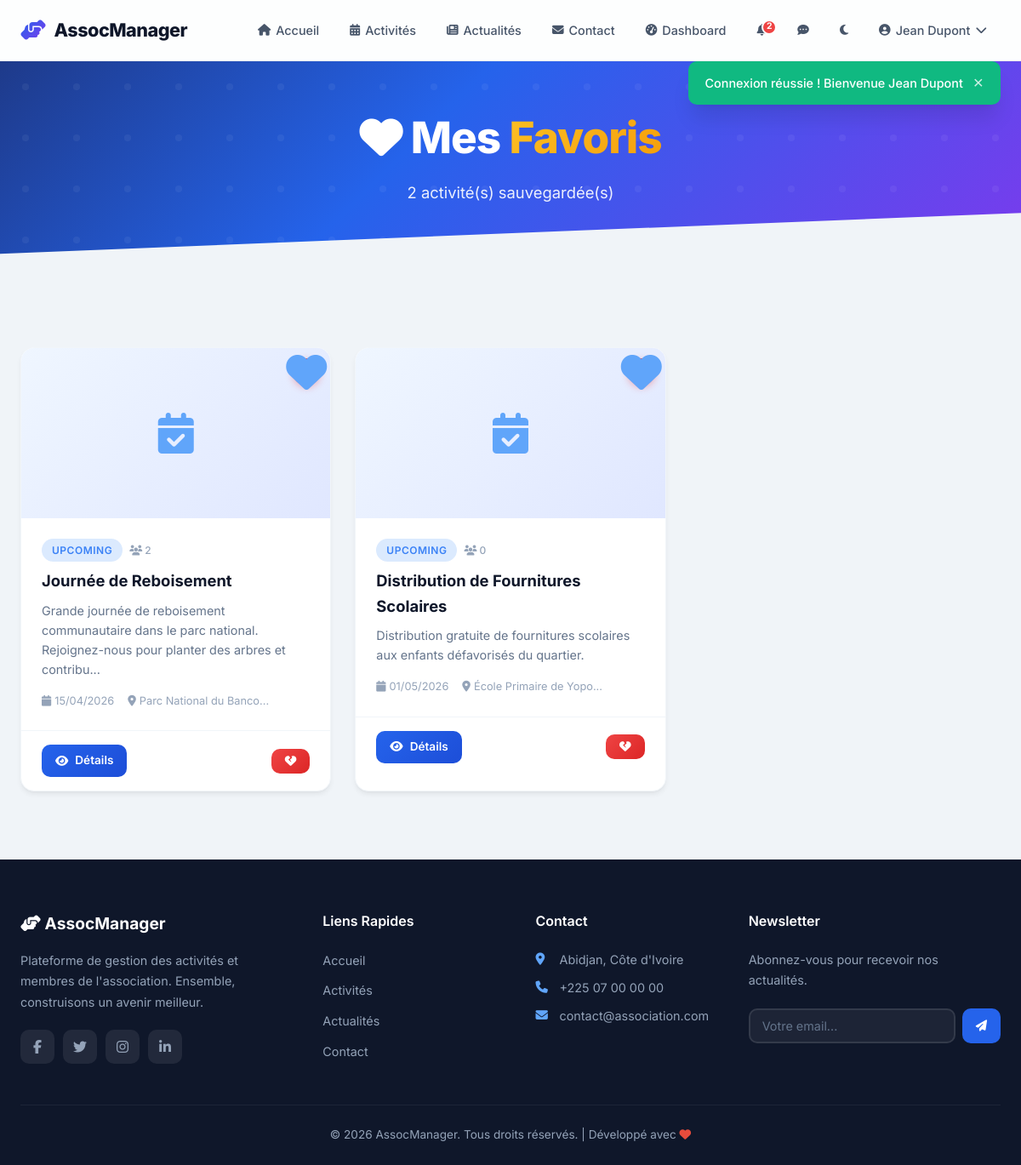
The app's page /user/favorites.php (signed in) with its own data.
### tables this page shows
CREATE TABLE IF NOT EXISTS users (
    id INT AUTO_INCREMENT PRIMARY KEY,
    username VARCHAR(50) NOT NULL UNIQUE,
    email VARCHAR(100) NOT NULL UNIQUE,
    password VARCHAR(255) NOT NULL,
    full_name VARCHAR(100) NOT NULL,
    phone VARCHAR(20) DEFAULT NULL,
    bio TEXT DEFAULT NULL,
    avatar VARCHAR(255) DEFAULT 'default.png',
    role ENUM('admin', 'user') DEFAULT 'user',
    is_active TINYINT(1) DEFAULT 1,
    created_at DATETIME DEFAULT CURRENT_TIMESTAMP,
    updated_at DATETIME DEFAULT CURRENT_TIMESTAMP ON UPDATE CURRENT_TIMESTAMP
);

CREATE TABLE IF NOT EXISTS activities (
    id INT AUTO_INCREMENT PRIMARY KEY,
    title VARCHAR(200) NOT NULL,
    description TEXT NOT NULL,
    image VARCHAR(255) DEFAULT NULL,
    activity_date DATE NOT NULL,
    location VARCHAR(200) DEFAULT NULL,
    status ENUM('upcoming', 'ongoing', 'completed') DEFAULT 'upcoming',
    publication_status ENUM('draft', 'published') DEFAULT 'published',
    registration_status ENUM('open', 'closed') DEFAULT 'open',
    max_participants INT DEFAULT NULL,
    created_by INT NOT NULL,
    created_at DATETIME DEFAULT CURRENT_TIMESTAMP,
    updated_at DATETIME DEFAULT CURRENT_TIMESTAMP ON UPDATE CURRENT_TIMESTAMP,
    FOREIGN KEY (created_by) REFERENCES users(id) ON DELETE CASCADE
);

### user/favorites.php (the view, shortened to what this page needs)
<?php
require_once __DIR__ . '/../config/database.php';
require_once __DIR__ . '/../includes/auth.php';
$userId = $_SESSION['user_id'];
$perPage = 9;
$page = max(1, (int)($_GET['page'] ?? 1));
$totalStmt = $pdo->prepare("SELECT COUNT(*) as c FROM favorites WHERE user_id = ?");
$totalStmt->execute([$userId]);
$total = $totalStmt->fetch()['c'];
$offset = ($page - 1) * $perPage;
$stmt = $pdo->prepare("
    SELECT a.*, f.created_at as fav_date,
    (SELECT COUNT(*) FROM participations WHERE activity_id = a.id AND status = 'accepted') as participant_count
    FROM favorites f
    JOIN activities a ON f.activity_id = a.id
    WHERE f.user_id = ?
    ORDER BY f.created_at DESC
    LIMIT $perPage OFFSET $offset
");
$stmt->execute([$userId]);
$favorites = $stmt->fetchAll();
require_once __DIR__ . '/../includes/header.php';
?>
<section class="hero" style="padding:60px 24px 50px;">
    <div class="hero-content">
        <h1><i class="fas fa-heart"></i> Mes <span>Favoris</span></h1>
        <p><?php echo $total; ?> activité(s) sauvegardée(s)</p>
    </div>
</section>
<section class="section">
    <div class="container">
        <?php if (count($favorites) > 0): ?>
        <div class="grid-3">
            <?php foreach ($favorites as $fav): ?>
            <div class="card">
                <div class="card-img">
                    <?php if ($fav['image']): ?>
                        <img src="<?php echo BASE_URL . '/assets/images/' . e($fav['image']); ?>" alt="<?php echo e($fav['title']); ?>">
                    <?php else: ?>
                        <i class="fas fa-calendar-check"></i>
                    <?php endif; ?>
                    <div class="card-fav-badge"><i class="fas fa-heart"></i></div>
                </div>
                <div class="card-body">
                    <div class="mb-1" style="display:flex;gap:8px;align-items:center;flex-wrap:wrap;">
                        <span class="badge badge-<?php echo e($fav['status']); ?>"><?php echo e(ucfirst($fav['status'])); ?></span>
                        <span class="participant-count-small"><i class="fas fa-users"></i> <?php echo $fav['participant_count']; ?></span>
                    </div>
                    <h3 class="card-title"><?php echo e($fav['title']); ?></h3>
                    <p class="card-text"><?php echo e(mb_strimwidth($fav['description'], 0, 120, '...')); ?></p>
                    <div class="card-meta">
                        <span><i class="fas fa-calendar"></i> <?php echo date('d/m/Y', strtotime($fav['activity_date'])); ?></span>
                        <?php if ($fav['location']): ?>
                        <span><i class="fas fa-map-marker-alt"></i> <?php echo e(mb_strimwidth($fav['location'], 0, 25, '...')); ?></span>
                        <?php endif; ?>
                    </div>
                </div>
                <div class="card-footer">
                    <a href="<?php echo BASE_URL; ?>/user/activities.php?detail=<?php echo $fav['id']; ?>" class="btn btn-sm btn-primary">
                        <i class="fas fa-eye"></i> Détails
                    </a>
                    <form method="POST" style="display:inline;">
                        <button type="submit" class="btn btn-sm btn-danger" title="Retirer des favoris">
                            <i class="fas fa-heart-broken"></i>
                        </button>
                    </form>
                </div>
            </div>
            <?php endforeach; ?>
        </div>
        <?php endif; ?>
    </div>
</section>
<?php require_once __DIR__ . '/../includes/footer.php'; ?>

### includes/header.php (shortened to what this page needs)
<?php
require_once __DIR__ . '/auth.php';
$currentUser = getCurrentUser();
$currentPage = basename($_SERVER['PHP_SELF'], '.php');
$unreadNotifs = getUnreadNotifCount();
$pendingParticipations = getPendingParticipationsCount();
?>
<!DOCTYPE html>
<html lang="fr">
<head>
    <link rel="stylesheet" href="https://cdnjs.cloudflare.com/ajax/libs/font-awesome/6.5.1/css/all.min.css">
    <link rel="stylesheet" href="<?php echo BASE_URL; ?>/assets/css/style.css">
</head>
<body>
    <nav class="navbar" id="navbar">
        <div class="nav-container">
            <a href="<?php echo BASE_URL; ?>/index.php" class="nav-brand">
                <i class="fas fa-hands-helping"></i>
                <span>AssocManager</span>
            </a>
            <ul class="nav-menu" id="navMenu">
                <li><a href="<?php echo BASE_URL; ?>/index.php" class="nav-link <?php echo $currentPage === 'index' ? 'active' : ''; ?>">
                    <i class="fas fa-home"></i> Accueil
                </a></li>
                <li><a href="<?php echo BASE_URL; ?>/user/activities.php" class="nav-link">
                    <i class="fas fa-calendar-alt"></i> Activités
                </a></li>
                <li><a href="<?php echo BASE_URL; ?>/index.php#posts" class="nav-link">
                    <i class="fas fa-newspaper"></i> Actualités
                </a></li>
                <li><a href="<?php echo BASE_URL; ?>/index.php#contact" class="nav-link">
                    <i class="fas fa-envelope"></i> Contact
                </a></li>
                <?php if (isLoggedIn()): ?>
                    <?php if (isAdmin()): ?>
                        <li><a href="<?php echo BASE_URL; ?>/admin/dashboard.php" class="nav-link <?php echo strpos($_SERVER['PHP_SELF'], '/admin/') !== false ? 'active' : ''; ?>">
                            <i class="fas fa-tachometer-alt"></i> Dashboard
                            <?php if ($pendingParticipations > 0): ?><span class="dropdown-badge"><?php echo $pendingParticipations; ?></span><?php endif; ?>
                        </a></li>
                    <?php else: ?>
                        <li><a href="<?php echo BASE_URL; ?>/user/dashboard.php" class="nav-link <?php echo $currentPage === 'dashboard' ? 'active' : ''; ?>">
                            <i class="fas fa-tachometer-alt"></i> Dashboard
                        </a></li>
                    <?php endif; ?>
                    <li class="nav-notif-wrapper">
                        <a href="<?php echo BASE_URL; ?>/user/notifications.php" class="nav-link nav-notif-link" title="Notifications">
                            <?php if ($unreadNotifs > 0): ?>
                                <span class="notif-badge"><?php echo $unreadNotifs > 9 ? '9+' : $unreadNotifs; ?></span>
                            <?php endif; ?>
                        </a>
                    </li>
                    <li class="nav-notif-wrapper">
                        <a href="<?php echo BASE_URL; ?>/user/messages.php" class="nav-link nav-notif-link" title="Messages">
                            <i class="fas fa-comment-dots"></i>
                        </a>
                    </li>
                    <li>
                        <button class="nav-link dark-mode-toggle" id="darkModeToggle" title="Mode sombre" type="button">
                            <i class="fas fa-moon" id="darkModeIcon"></i>
                        </button>
                    </li>
                    <li class="nav-user-menu">
                        <a href="#" class="nav-link nav-user-link">
                            <?php if ($currentUser && $currentUser['avatar'] && $currentUser['avatar'] !== 'default.png'): ?>
                                <img src="<?php echo BASE_URL . '/assets/images/' . e($currentUser['avatar']); ?>" alt="Avatar" class="nav-avatar-img">
                            <?php else: ?>
                                <i class="fas fa-user-circle"></i>
                            <?php endif; ?>
                            <?php echo e($currentUser['full_name'] ?? 'Utilisateur'); ?>
                            <i class="fas fa-chevron-down"></i>
                        </a>
                    </li>
                <?php endif; ?>
            </ul>
        </div>
    </nav>
    <div class="flash-container">
    </div>
    <main class="main-content">

### records on screen
users: full_name "Jean Dupont"
activities: status "UPCOMING", participant_count "2", title "Journée de Reboisement", description "Grande journée de reboisement communautaire dans le parc national. Rejoignez-nous pour planter des arbres et contribu...", activity_date "15/04/2026", location "Parc National du Banco..."
activities: status "UPCOMING", participant_count "0", title "Distribution de Fournitures Scolaires", description "Distribution gratuite de fournitures scolaires aux enfants défavorisés du quartier.", activity_date "01/05/2026", location "École Primaire de Yopo..."

### other values on screen
$unreadNotifs "2"
$flash['message'] "Connexion réussie ! Bienvenue Jean Dupont"
$total "2"
